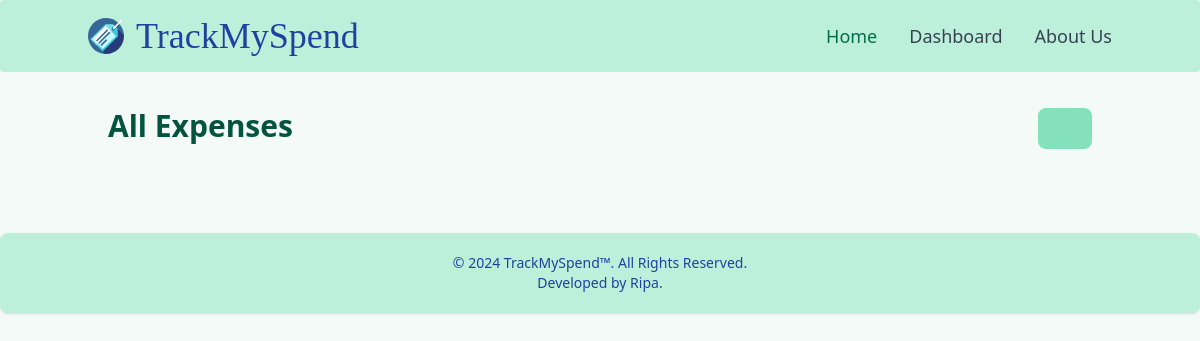
The app's page /, older data.
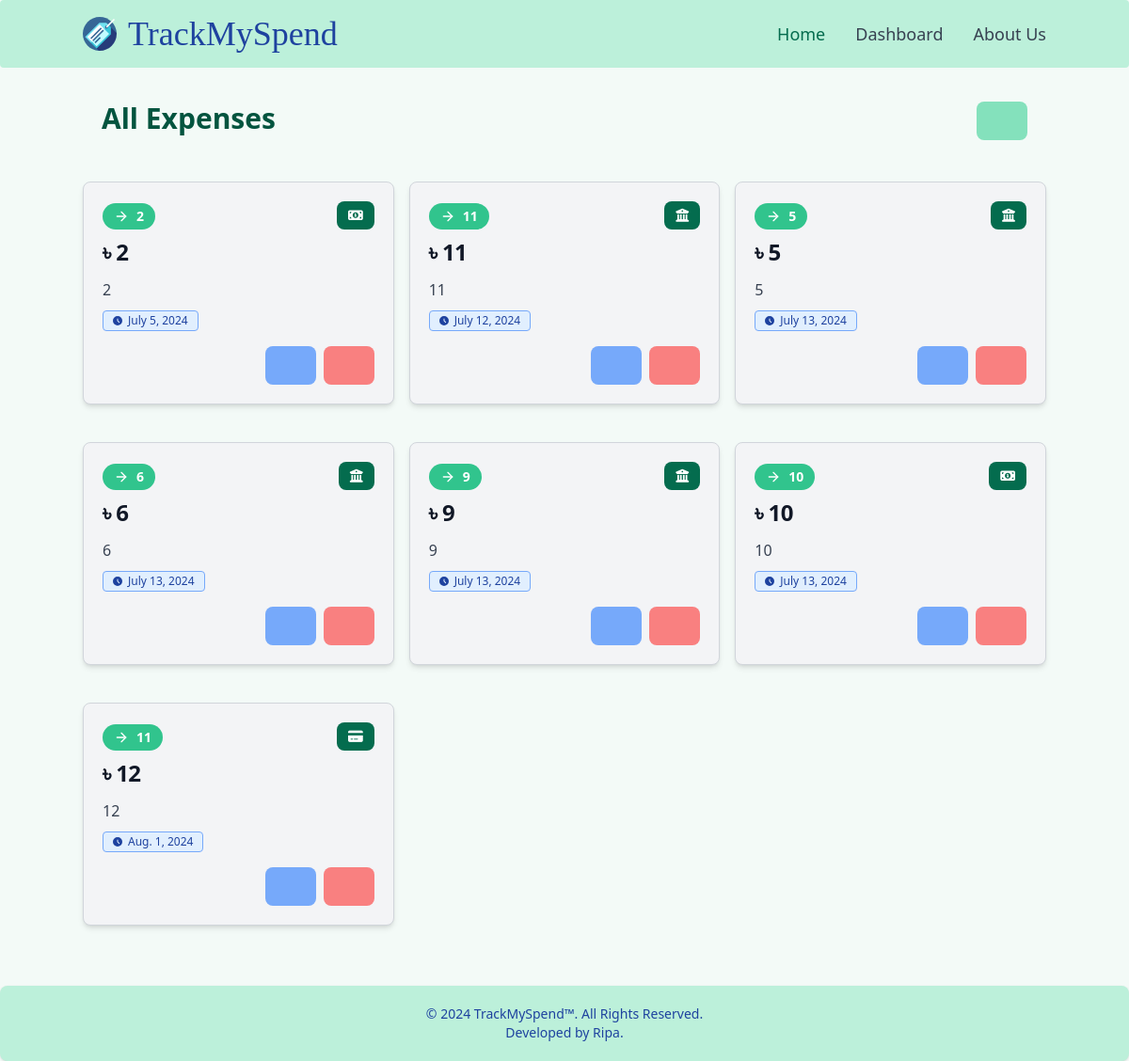
The same page, newer data.
### tracker/models.py (models this page shows, shortened)
class Tracker(models.Model):
    category = models.CharField(max_length=100)
    amount = models.IntegerField()
    title = models.TextField()
    date = models.DateField()
    payment_method = models.CharField(max_length=50, choices=[
        ('Cash', 'Cash'),
        ('Card', 'Card'),
        ('Online Payment', 'Online Payment'),
         ('Bank Transfer', 'Bank Transfer')
    ])

### tracker/views.py (the view)
# urls.py: path('', ExpenseListView.as_view(), name='home'),
class ExpenseListView(ListView):
    model = Tracker
    template_name = 'home.html'
    context_object_name = 'expenses'
    ordering = ['date']
    paginate_by = 8

### templates/home.html (shortened to what the changed rows need)
{% extends "base.html" %} {% block content %}
<div class="flex flex-cols justify-between p-5">
  <div>
    <h1 class="text-3xl font-semibold text-green-800">All Expenses</h1>
  </div>
</div>
<div class="grid grid-cols-1 md:grid-cols-3 gap-4">
  {% for expense in expenses %}
  <div
    class="bg-gray-100 border border-gray-300 rounded-lg mt-6 shadow-md dark:bg-gray-800 dark:border-gray-700"
  >
    <div class="p-5">
      <div class="flex justify-between items-end">
        <div
          class="text-sm inline-flex items-center font-bold leading-sm uppercase px-3 py-1 bg-green-400 text-white rounded-full"
        >
          <svg
            xmlns="http://www.w3.org/2000/svg"
            width="16"
            height="16"
            viewBox="0 0 24 24"
            fill="none"
            stroke="currentColor"
            stroke-width="2"
            stroke-linecap="round"
            stroke-linejoin="round"
            class="feather feather-arrow-right mr-2"
          >
            <line x1="5" y1="12" x2="19" y2="12"></line>
            <polyline points="12 5 19 12 12 19"></polyline>
          </svg>
          {{ expense.category }}
        </div>
        <div
          class="inline-flex items-center px-3 py-2 text-sm font-medium text-center text-white bg-green-700 rounded-lg hover:bg-green-800 focus:ring-4 focus:outline-none focus:ring-green-300 dark:bg-green-600 dark:hover:bg-green-700 dark:focus:ring-green-800"
        >
          {% if expense.payment_method == 'Cash' %}
          <i class="fas fa-money-bill-alt"></i>
          {% elif expense.payment_method == 'Card' %}
          <i class="fas fa-credit-card"></i>
          {% elif expense.payment_method == 'Bank Transfer' %}
          <i class="fas fa-university"></i>
          {% elif expense.payment_method == 'Online Payment' %}
          <i class="fas fa-globe"></i>
          {% endif %}
        </div>
      </div>
      <h5
        class="mb-3 mt-2 text-2xl font-bold tracking-tight text-gray-900 dark:text-white"
      >
        ৳ {{ expense.amount }}
      </h5>
      <p class="mb-2 font-normal text-gray-700 dark:text-gray-400">
        {{ expense.title }}
      </p>
      <span
        class="bg-blue-100 text-blue-800 text-xs font-medium inline-flex items-center px-2.5 py-0.5 rounded dark:bg-gray-700 dark:text-blue-400 border border-blue-400"
      >
        <svg
          class="w-2.5 h-2.5 me-1.5"
          aria-hidden="true"
          xmlns="http://www.w3.org/2000/svg"
          fill="currentColor"
          viewBox="0 0 20 20"
        >
          <path
            d="M10 0a10 10 0 1 0 10 10A10.011 10.011 0 0 0 10 0Zm3.982 13.982a1 1 0 0 1-1.414 0l-3.274-3.274A1.012 1.012 0 0 1 9 10V6a1 1 0 0 1 2 0v3.586l2.982 2.982a1 1 0 0 1 0 1.414Z"
          />
        </svg>
        {{ expense.date }}
      </span>
      <div class="flex justify-end mt-4">
        <a
          href="{% url 'update' expense.pk %}"
          class="inline-flex items-center px-3 py-2 text-sm font-medium text-center text-white bg-blue-400 rounded-lg hover:bg-blue-600 focus:ring-4 focus:outline-none focus:ring-blue-300 dark:bg-blue-600 dark:hover:bg-blue-700 dark:focus:ring-blue-800 mr-2"
        >
          <lord-icon
            src="https://cdn.lordicon.com/wuvorxbv.json"
            trigger="hover"
            style="width: 30px; height: 25px"
          >
          </lord-icon>
        </a>
        <form
          action="{% url 'delete' expense.pk %}"
          method="post"
          class="inline"
        >
          <button
            type="submit"
            class="inline-flex items-center px-3 py-2 text-sm font-medium text-center text-white bg-red-400 rounded-lg hover:bg-red-600 focus:ring-4 focus:outline-none focus:ring-red-300 dark:bg-red-600 dark:hover:bg-red-700 dark:focus:ring-red-800"
          >
            <lord-icon
              src="https://cdn.lordicon.com/wpyrrmcq.json"
              trigger="hover"
              style="width: 30px; height: 25px"
            >
            </lord-icon>
          </button>
        </form>
      </div>
    </div>
  </div>
  {% endfor %}
</div>
{% endblock content %}

Row changes from the older to the newer data that the page shows:
added Tracker: category "2", payment_method "Cash" (drawn), amount "2", title "2", date "July 5, 2024"
added Tracker: category "11", payment_method "Bank Transfer" (drawn), amount "11", title "11", date "July 12, 2024"
added Tracker: category "5", payment_method "Bank Transfer" (drawn), amount "5", title "5", date "July 13, 2024"
added Tracker: category "6", payment_method "Bank Transfer" (drawn), amount "6", title "6", date "July 13, 2024"
added Tracker: category "9", payment_method "Bank Transfer" (drawn), amount "9", title "9", date "July 13, 2024"
added Tracker: category "10", payment_method "Cash" (drawn), amount "10", title "10", date "July 13, 2024"
added Tracker: category "11", payment_method "Card" (drawn), amount "12", title "12", date "Aug. 1, 2024"
